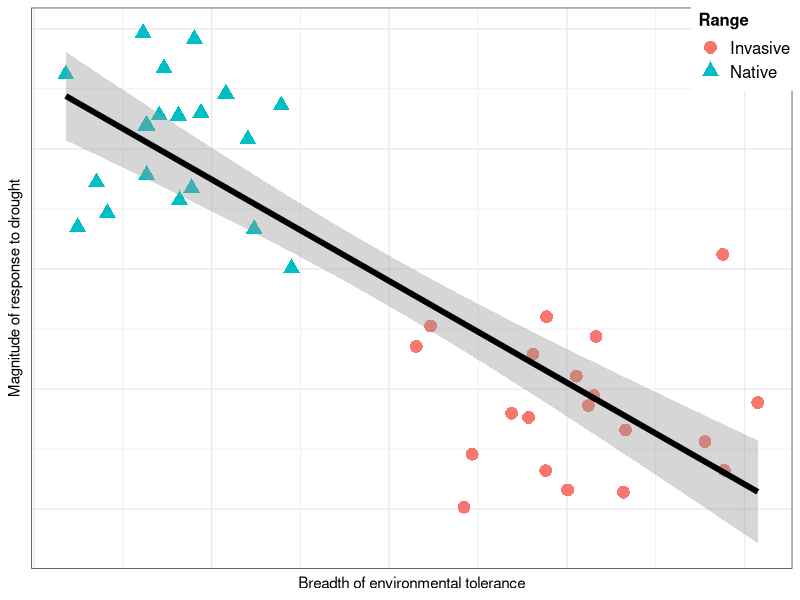

The R source for this figure: (Note: this script raises an error after producing the figure.)
#generalized theorethical figure for Cdif gene expression paper
#2/9/2016

library(plyr)
library(ggplot2)

dat<- read.table("BSfig_data.txt", header=T, sep="\t",quote='"', row.names=1) #"BSfig_data.txt"

####generate data####
# n <- 20 #how many numbers you want
# 
# m <- 1 #mean
# s <- 1 #std dev
# 
# L <- .2 #expected min
# U <- .8 #expected max
# 
# p_L <- pnorm(L, mean=m, sd=s)
# p_U <- pnorm(U, mean=m, sd=s) 
# x <- qnorm(runif(n, p_L, p_U), mean=m, sd=s) 


#or
rnorm(n=20, m=1, sd=0.25) 

####data vectors (for 40 pops)####
# tol_nochange <- c(rnorm(n=20, m=2, sd=0.25),rnorm(n=20, m=2, sd=0.25))
# size_nochange <- c(rnorm(n=20, m=2, sd=0.25),rnorm(n=20, m=2, sd=0.25))

size_decr <- c(rnorm(n=20, m=2, sd=0.25),rnorm(n=20, m=1, sd=0.25))
# size_incr <- c(rnorm(n=20, m=2, sd=0.25),rnorm(n=20, m=3, sd=0.25))

tol_incr <- c(rnorm(n=20, m=2, sd=0.25),rnorm(n=20, m=3, sd=0.25))
# tol_decr <- c(rnorm(n=20, m=2, sd=0.25),rnorm(n=20, m=1, sd=0.25))

####unidirectional trade off for incr tolerance in inv####
dat_incrTol <- subset(dat, Group%in%c("Native", "Invasive A"))

dat_incrTol$ControlSize <- size_decr
dat_incrTol$StressTolerance <- tol_incr

colnames(dat_incrTol)[1] <- "Range"

pTradeTol <- ggplot(dat_incrTol,aes(x=StressTolerance, y=ControlSize)) +  
  geom_point(aes(shape=Range, color=Range), size=4)+
  geom_smooth(method=glm, se=TRUE,color="black", size=2 )+
  #   coord_cartesian(ylim = c(0, 4), xlim= c(0, 4)) +
  theme_bw()+
  theme(axis.ticks = element_blank(), axis.text = element_blank())+
  xlab("Breadth of environmental tolerance") + 
  ylab("Magnitude of response to drought") +
#   annotate(geom="text", x=1.5, y=2.4, label="(b)",fontface="bold", size=3)+
  theme(legend.justification=c(0.95,0.95), legend.position=c(1,1),
                legend.title = element_text(size=12, face="bold"),
                legend.text = element_text(size = 12))

pTradeTol

##curves?
pCurve <- ggplot(data = dat_incrTol, mapping = aes(x=StressTolerance, y=ControlSize)) +
  layer(geom = "line") +
  layer(geom = "area", #mapping = aes(x = ifelse(StressTolerance>-1.2 & x<1.1 , x, 0)
        geom_params = list(fill = "red", alpha = 0.5)) +
  scale_y_continuous(limits = c(0, max(dat_incrTol$ControlSize)))
pCurve

####figure####
# png("Cdifexpr_Fig4.png",width=400, height = 400, pointsize = 16)
pdf("Cdifexpr_Fig4.pdf", useDingbats=FALSE, width=3.3, height=3.3, pointsize = 16) #MolEcol sizes 3.149, 4.4 or 6.65; Biol Inv 1.53, 3.3, 5.05, 6.85

pTradeTol
dev.off()



# ####multipanel plot####
# # pdf("InvaGenTradeoffFig.pdf", useDingbats=FALSE, width=6.65, height=9, pointsize = 12) #MolEcol sizes 3.149, 4.4 or 6.65
# # multiplot(pSizeB, pTolB, pTrade, cols=2)
# # # legend("top", c("Invasive C. diffusa","Native C. diffusa", "Native C. stoebe"), 
# # #        pch=c(16,17,15), fill=origincol,  bg="white", title = "Sampled populations", cex=1)
# # dev.off()

# ####multiplot####
# multiplot <- function(..., plotlist=NULL, file, cols=1, layout=NULL) {
#   require(grid)
#   
#   # Make a list from the ... arguments and plotlist
#   plots <- c(list(...), plotlist)
#   
#   numPlots = length(plots)
#   
#   # If layout is NULL, then use 'cols' to determine layout
#   if (is.null(layout)) {
#     # Make the panel
#     # ncol: Number of columns of plots
#     # nrow: Number of rows needed, calculated from # of cols
#     layout <- matrix(seq(1, cols * ceiling(numPlots/cols)),
#                      ncol = cols, nrow = ceiling(numPlots/cols))
#   }
#   
#   if (numPlots==1) {
#     print(plots[[1]])
#     
#   } else {
#     # Set up the page
#     grid.newpage()
#     pushViewport(viewport(layout = grid.layout(nrow(layout), ncol(layout))))
#     
#     # Make each plot, in the correct location
#     for (i in 1:numPlots) {
#       # Get the i,j matrix positions of the regions that contain this subplot
#       matchidx <- as.data.frame(which(layout == i, arr.ind = TRUE))
#       
#       print(plots[[i]], vp = viewport(layout.pos.row = matchidx$row,
#                                       layout.pos.col = matchidx$col))
#     }
#   }
# }